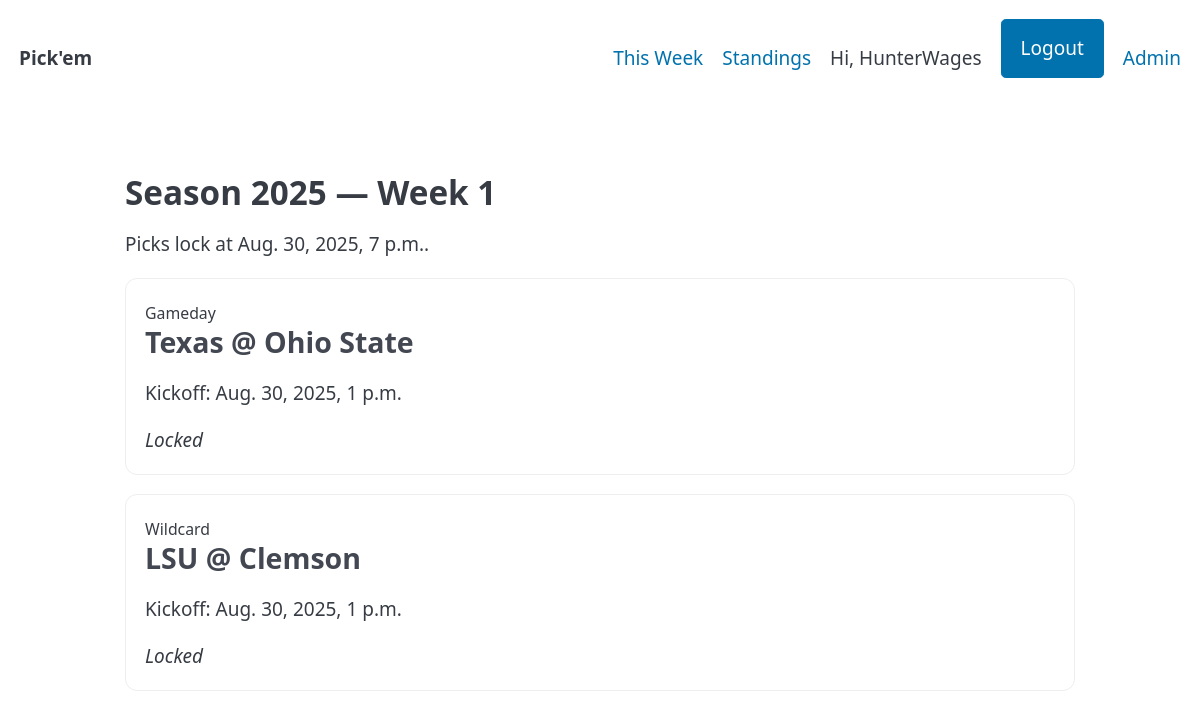
The app's page / (signed in) with its own data.
### core/models.py (models this page shows, shortened)
class Season(models.Model):
    year = models.PositiveIntegerField(unique=True)
    buy_in_dollars = models.DecimalField(max_digits=7, decimal_places=2, default=0)  # dollars

class Week(models.Model):
    season = models.ForeignKey(Season, on_delete=models.CASCADE)
    week_number = models.PositiveIntegerField()
    start_at = models.DateTimeField()
    lock_at = models.DateTimeField()
    class Meta:
        unique_together = ('season', 'week_number')
        ordering = ['season__year', 'week_number']

class Game(models.Model):
    GAMEDAY = 'gameday'
    WILDCARD = 'wildcard'
    KIND_CHOICES = [(GAMEDAY, 'Gameday'), (WILDCARD, 'Wildcard')]
    week = models.ForeignKey(Week, on_delete=models.CASCADE)
    kind = models.CharField(max_length=8, choices=KIND_CHOICES)
    home_team = models.CharField(max_length=64)
    away_team = models.CharField(max_length=64)
    kickoff_at = models.DateTimeField()
    spread = models.DecimalField(max_digits=5, decimal_places=2, null=True, blank=True)
    class Meta:
        unique_together = ('week', 'kind')  # enforce exactly one Gameday & one Wildcard per week
        ordering = ['kickoff_at']
    def is_locked(self):
        return timezone.now() >= self.kickoff_at

### core/views.py (the view)
# urls.py: path('', views.home, name='home'),
def home(request):
    season = Season.objects.order_by('-year').first()
    week = Week.objects.filter(season=season, lock_at__gte=timezone.now()).order_by('week_number').first()
    if not week:
        week = Week.objects.filter(season=season).order_by('-week_number').first()
    games = list(Game.objects.filter(week=week).select_related('week'))  # make it a list so we can annotate
    user_picks = {}
    if request.user.is_authenticated:
        user_picks = {p.game_id: p for p in Pick.objects.filter(user=request.user, game__in=games)}
    for g in games:
        g.user_pick = user_picks.get(g.id)
    return render(request, 'home.html', {
        'season': season, 'week': week, 'games': games
    })

### templates/home.html (shortened to what this page needs)
{% extends 'base.html' %}
{% block content %}
<h2>Season {{ season.year }} — Week {{ week.week_number }}</h2>
<p>Picks lock at {{ week.lock_at }}.</p>
{% for g in games %}
  <div class="card">
    <small>{{ g.get_kind_display }}</small>
    <h3>{{ g.away_team }} @ {{ g.home_team }}</h3>
    <p>Kickoff: {{ g.kickoff_at }}</p>
    {% if g.is_locked %}
    <em>Locked</em>
    {% endif %}
  </div>
{% endfor %}
{% endblock %}

### templates/base.html (shortened to what this page needs)
<!doctype html>
<html>
<head>
  <link rel="stylesheet" href="https://cdn.jsdelivr.net/npm/@picocss/pico@2/css/pico.min.css">
</head>
<body>
  <nav class="container-fluid">
    <ul>
      <li><strong>Pick'em</strong></li>
    </ul>
    <ul>
      <li><a href="/">This Week</a></li>
      <li><a href="/standings/">Standings</a></li>
      {% if request.user.is_authenticated %}
    <li>Hi, {{ request.user.username }}</li>
    <li>
        <form method="post" action="{% url 'logout' %}" class="logout-form">
          <button type="submit" class="logout-link">Logout</button>
        </form>
      </li>
    {% else %}
        <li><a href="/accounts/login/">Login</a></li>
        <li><a href="/accounts/signup/">Sign up</a></li>
    {% endif %}
      <li><a href="/admin/">Admin</a></li>
    </ul>
  </nav>
  <main class="container">
    {% block content %}{% endblock %}
  </main>
</body>
</html>

### templates/base.html (style rules this page uses)
.logout-form { display: inline; }
.logout-link { background: none; border: 0; padding: 0; margin: 0; font: inherit; color: #0b57d0; cursor: pointer; text-decoration: none; }
main { max-width:960px;margin:2rem auto; }
.card { padding:1rem;border:1px solid #eee;border-radius:12px;margin-bottom:1rem; }

### records on screen
Season: year "2025"
Week: week_number "1", lock_at "Aug. 30, 2025, 7 p.m."
Game: kind "Gameday", away_team "Texas", home_team "Ohio State", kickoff_at "Aug. 30, 2025, 1 p.m.", shows "Locked"
Game: kind "Wildcard", away_team "LSU", home_team "Clemson", kickoff_at "Aug. 30, 2025, 1 p.m.", shows "Locked"

### other values on screen
{{ request.user.username }} "HunterWages"
